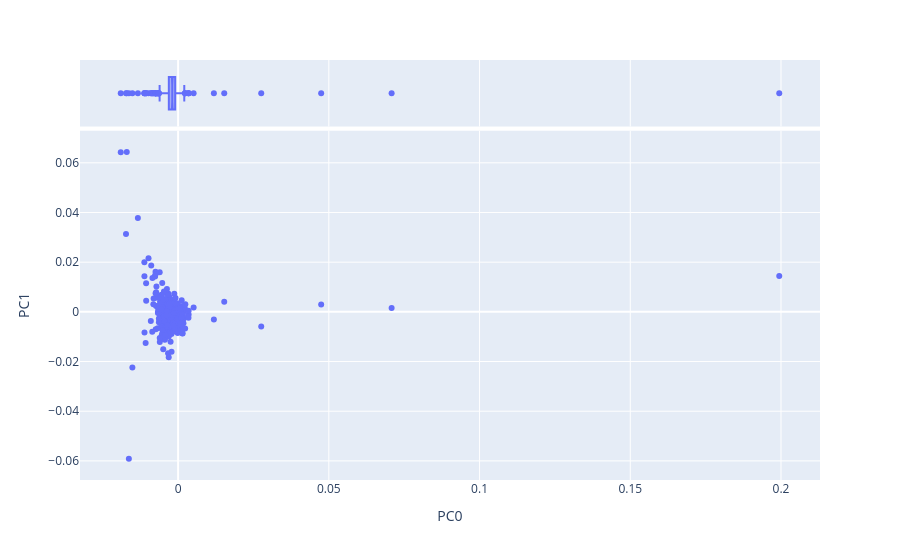

The code cell stored with this chart in its notebook:
### Markdown cell above
#### Scatterplot of the loadings for the first two components

### Code cell
px.scatter(
    data_frame = LOADINGS.reset_index(),
    x = 'PC0', # first PC
    y = 'PC1', # second PC
    hover_name = 'term_str',
    marginal_x = 'box'
)

### Figure 1 — Plotly figure (JSON) as saved in the notebook; plotly's stock layout.template omitted (floating-point values rounded to 4 significant figures; data arrays with more than 128 entries replaced by an {"elided": "..."} marker saying what was removed)
{"data": [{"hovertemplate": "<b>%{hovertext}</b><br><br>PC0=%{x}<br>PC1=%{y}<extra></extra>", "hovertext": {"elided": "907 str values"}, "legendgroup": "", "marker": {"color": "#636efa", "symbol": "circle"}, "mode": "markers", "name": "", "orientation": "v", "showlegend": false, "type": "scatter", "x": {"elided": "907 float values"}, "xaxis": "x", "y": {"elided": "907 float values"}, "yaxis": "y"}, {"alignmentgroup": "True", "hovertemplate": "<b>%{hovertext}</b><br><br>PC0=%{x}<extra></extra>", "hovertext": {"elided": "907 str values"}, "legendgroup": "", "marker": {"color": "#636efa", "symbol": "circle"}, "name": "", "notched": true, "offsetgroup": "", "showlegend": false, "type": "box", "x": {"elided": "907 float values"}, "xaxis": "x2", "yaxis": "y2"}], "layout": {"legend": {"tracegroupgap": 0}, "margin": {"t": 60}, "xaxis": {"anchor": "y", "domain": [0, 1], "title": {"text": "PC0"}}, "xaxis2": {"anchor": "y2", "domain": [0, 1], "matches": "x", "showgrid": true, "showticklabels": false}, "yaxis": {"anchor": "x", "domain": [0, 0.8316], "title": {"text": "PC1"}}, "yaxis2": {"anchor": "x2", "domain": [0.8416, 1], "matches": "y2", "showgrid": false, "showline": false, "showticklabels": false, "ticks": ""}}}
